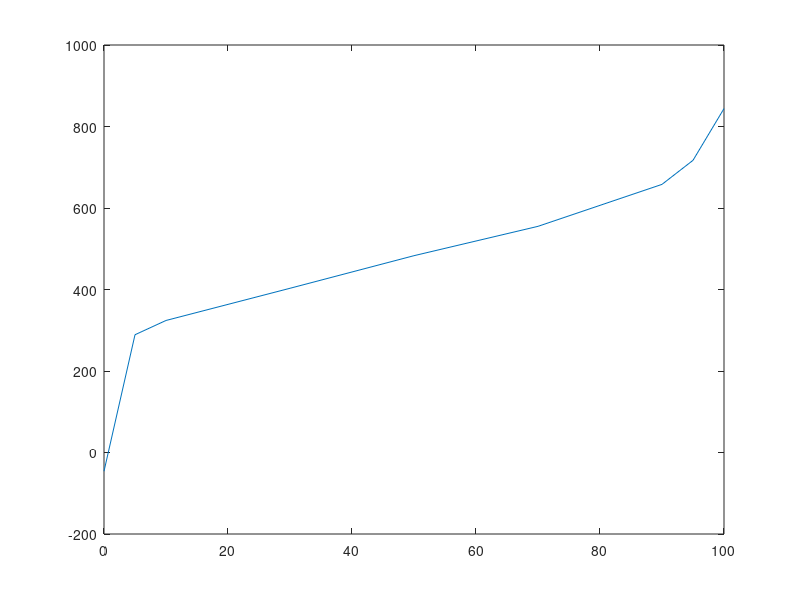

Here is the MATLAB script that generated this plot: (Note: this script raises an error after producing the figure.)
data = [
    0 -46
    5 289
    10 324
    30 403
    50 483
    70 555
    90 658
    95 717
    100 844
];


figure;
plot(data(:,1),data(:,2))
hold on;
yline(392)
yline(620)

x392 = interp1(data(:,2),data(:,1),392)
x620 = interp1(data(:,2),data(:,1),620)

plot(x392,392,'o')
plot(x620,620,'o')